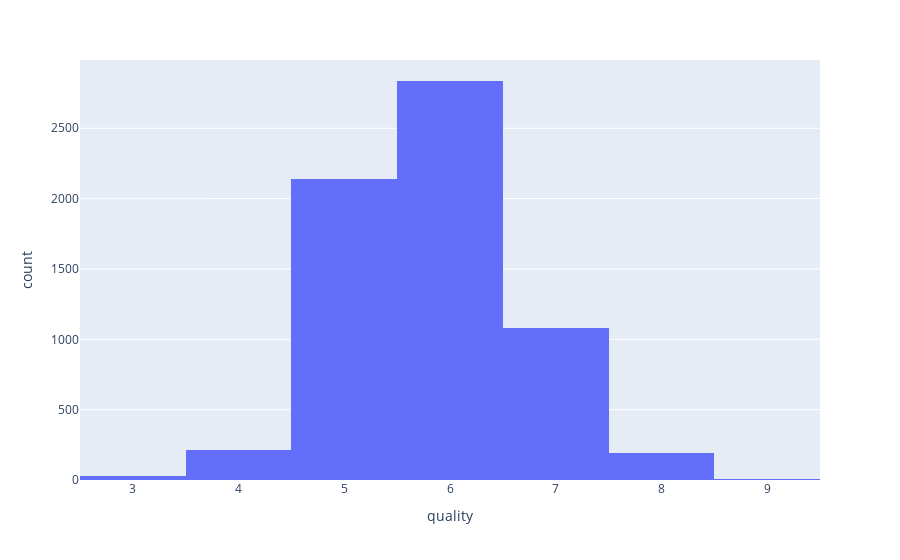

Write notebook code for a chart like this one.
### Code cell
import plotly_express as px

fig = px.histogram(wine, x='quality')
fig.show()

### Figure 1 — Plotly figure (JSON) as saved in the notebook; plotly's stock layout.template omitted (floating-point values rounded to 4 significant figures; data arrays with more than 128 entries replaced by an {"elided": "..."} marker saying what was removed)
{"data": [{"alignmentgroup": "True", "bingroup": "x", "hovertemplate": "quality=%{x}<br>count=%{y}<extra></extra>", "legendgroup": "", "marker": {"color": "#636efa", "pattern": {"shape": ""}}, "name": "", "offsetgroup": "", "orientation": "v", "showlegend": false, "type": "histogram", "x": {"elided": "6497 int values"}, "xaxis": "x", "yaxis": "y"}], "layout": {"barmode": "relative", "legend": {"tracegroupgap": 0}, "margin": {"t": 60}, "xaxis": {"anchor": "y", "domain": [0, 1], "title": {"text": "quality"}}, "yaxis": {"anchor": "x", "domain": [0, 1], "title": {"text": "count"}}}}
